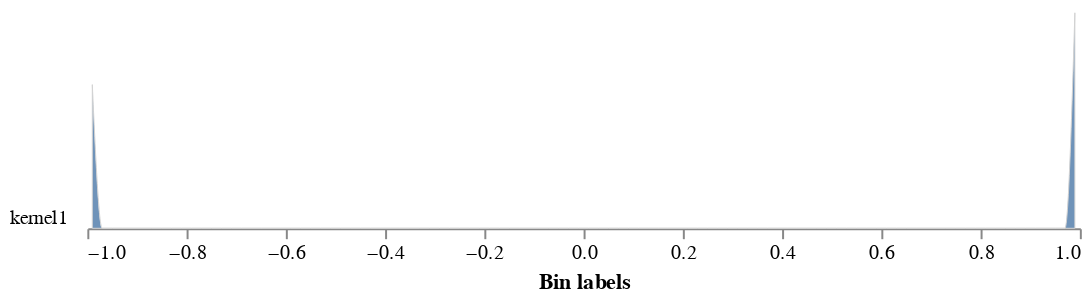

The notebook cell saved with this chart:
### Code cell
# Graph the histogram of the spectral index

ndvi_output=pcv.analyze.spectral_index(index_img=ndvi_index, labeled_mask=corn_thresh,
                           min_bin=-1, max_bin=1, label="kernel")

### Figure 1 — Vega-Lite specification as saved in the notebook (floating-point values rounded to 4 significant figures)
{"config": {"view": {"continuousWidth": 300, "continuousHeight": 300, "stroke": null}, "axis": {"grid": false}, "facet": {"columns": 1, "spacing": 0}, "title": {"anchor": "end"}}, "data": {"name": "data-3a6325b4650a56b9f0ee872fa41fb997"}, "facet": {"field": "sample", "header": {"labelAngle": 0, "labelAlign": "left", "labelOrient": "left"}, "title": null, "type": "nominal"}, "spec": {"mark": {"type": "area", "fillOpacity": 0.8, "interpolate": "monotone", "stroke": "lightgray", "strokeWidth": 0.5}, "encoding": {"x": {"field": "label", "title": "Bin labels", "type": "quantitative"}, "y": {"axis": null, "field": "value", "scale": {"range": [10, -100]}, "type": "quantitative"}}, "height": 10, "width": 500}, "bounds": "flush", "$schema": "https://vega.github.io/schema/vega-lite/v5.17.0.json", "datasets": {"data-3a6325b4650a56b9f0ee872fa41fb997": [{"sample": "kernel1", "value": 5.263, "label": -0.99}, {"sample": "kernel1", "value": 0.0, "label": -0.97}, {"sample": "kernel1", "value": 0.0, "label": -0.95}, {"sample": "kernel1", "value": 0.0, "label": -0.93}, {"sample": "kernel1", "value": 0.0, "label": -0.91}, {"sample": "kernel1", "value": 0.0, "label": -0.89}, {"sample": "kernel1", "value": 0.0, "label": -0.87}, {"sample": "kernel1", "value": 0.0, "label": -0.85}, {"sample": "kernel1", "value": 0.0, "label": -0.83}, {"sample": "kernel1", "value": 0.0, "label": -0.81}, {"sample": "kernel1", "value": 0.0, "label": -0.79}, {"sample": "kernel1", "value": 0.0, "label": -0.77}, {"sample": "kernel1", "value": 0.0, "label": -0.75}, {"sample": "kernel1", "value": 0.0, "label": -0.73}, {"sample": "kernel1", "value": 0.0, "label": -0.71}, {"sample": "kernel1", "value": 0.0, "label": -0.69}, {"sample": "kernel1", "value": 0.0, "label": -0.67}, {"sample": "kernel1", "value": 0.0, "label": -0.65}, {"sample": "kernel1", "value": 0.0, "label": -0.63}, {"sample": "kernel1", "value": 0.0, "label": -0.61}, {"sample": "kernel1", "value": 0.0, "label": -0.59}, {"sample": "kernel1", "value": 0.0, "label": -0.57}, {"sample": "kernel1", "value": 0.0, "label": -0.55}, {"sample": "kernel1", "value": 0.0, "label": -0.53}, {"sample": "kernel1", "value": 0.0, "label": -0.51}, {"sample": "kernel1", "value": 0.0, "label": -0.49}, {"sample": "kernel1", "value": 0.0, "label": -0.47}, {"sample": "kernel1", "value": 0.0, "label": -0.45}, {"sample": "kernel1", "value": 0.0, "label": -0.43}, {"sample": "kernel1", "value": 0.0, "label": -0.41}, {"sample": "kernel1", "value": 0.0, "label": -0.39}, {"sample": "kernel1", "value": 0.0, "label": -0.37}, {"sample": "kernel1", "value": 0.0, "label": -0.35}, {"sample": "kernel1", "value": 0.0, "label": -0.33}, {"sample": "kernel1", "value": 0.0, "label": -0.31}, {"sample": "kernel1", "value": 0.0, "label": -0.29}, {"sample": "kernel1", "value": 0.0, "label": -0.27}, {"sample": "kernel1", "value": 0.0, "label": -0.25}, {"sample": "kernel1", "value": 0.0, "label": -0.23}, {"sample": "kernel1", "value": 0.0, "label": -0.21}, {"sample": "kernel1", "value": 0.0, "label": -0.19}, {"sample": "kernel1", "value": 0.0, "label": -0.17}, {"sample": "kernel1", "value": 0.0, "label": -0.15}, {"sample": "kernel1", "value": 0.0, "label": -0.13}, {"sample": "kernel1", "value": 0.0, "label": -0.11}, {"sample": "kernel1", "value": 0.0, "label": -0.09}, {"sample": "kernel1", "value": 0.0, "label": -0.07}, {"sample": "kernel1", "value": 0.0, "label": -0.05}, {"sample": "kernel1", "value": 0.0, "label": -0.03}, {"sample": "kernel1", "value": 0.0, "label": -0.01}, {"sample": "kernel1", "value": 0.0, "label": 0.01}, {"sample": "kernel1", "value": 0.0, "label": 0.03}, {"sample": "kernel1", "value": 0.0, "label": 0.05}, {"sample": "kernel1", "value": 0.0, "label": 0.07}, {"sample": "kernel1", "value": 0.0, "label": 0.09}, {"sample": "kernel1", "value": 0.0, "label": 0.11}, {"sample": "kernel1", "value": 0.0, "label": 0.13}, {"sample": "kernel1", "value": 0.0, "label": 0.15}, {"sample": "kernel1", "value": 0.0, "label": 0.17}, {"sample": "kernel1", "value": 0.0, "label": 0.19}, {"sample": "kernel1", "value": 0.0, "label": 0.21}, {"sample": "kernel1", "value": 0.0, "label": 0.23}, {"sample": "kernel1", "value": 0.0, "label": 0.25}, {"sample": "kernel1", "value": 0.0, "label": 0.27}, {"sample": "kernel1", "value": 0.0, "label": 0.29}, {"sample": "kernel1", "value": 0.0, "label": 0.31}, {"sample": "kernel1", "value": 0.0, "label": 0.33}, {"sample": "kernel1", "value": 0.0, "label": 0.35}, {"sample": "kernel1", "value": 0.0, "label": 0.37}, {"sample": "kernel1", "value": 0.0, "label": 0.39}, {"sample": "kernel1", "value": 0.0, "label": 0.41}, {"sample": "kernel1", "value": 0.0, "label": 0.43}, {"sample": "kernel1", "value": 0.0, "label": 0.45}, {"sample": "kernel1", "value": 0.0, "label": 0.47}, {"sample": "kernel1", "value": 0.0, "label": 0.49}, {"sample": "kernel1", "value": 0.0, "label": 0.51}, {"sample": "kernel1", "value": 0.0, "label": 0.53}, {"sample": "kernel1", "value": 0.0, "label": 0.55}, {"sample": "kernel1", "value": 0.0, "label": 0.57}, {"sample": "kernel1", "value": 0.0, "label": 0.59}, {"sample": "kernel1", "value": 0.0, "label": 0.61}, {"sample": "kernel1", "value": 0.0, "label": 0.63}, {"sample": "kernel1", "value": 0.0, "label": 0.65}, {"sample": "kernel1", "value": 0.0, "label": 0.67}, {"sample": "kernel1", "value": 0.0, "label": 0.69}, {"sample": "kernel1", "value": 0.0, "label": 0.71}, {"sample": "kernel1", "value": 0.0, "label": 0.73}, {"sample": "kernel1", "value": 0.0, "label": 0.75}, {"sample": "kernel1", "value": 0.0, "label": 0.77}, {"sample": "kernel1", "value": 0.0, "label": 0.79}, {"sample": "kernel1", "value": 0.0, "label": 0.81}, {"sample": "kernel1", "value": 0.0, "label": 0.83}, {"sample": "kernel1", "value": 0.0, "label": 0.85}, {"sample": "kernel1", "value": 0.0, "label": 0.87}, {"sample": "kernel1", "value": 0.0, "label": 0.89}, {"sample": "kernel1", "value": 0.0, "label": 0.91}, {"sample": "kernel1", "value": 0.0, "label": 0.93}, {"sample": "kernel1", "value": 0.0, "label": 0.95}, {"sample": "kernel1", "value": 0.0, "label": 0.97}, {"sample": "kernel1", "value": 7.895, "label": 0.99}]}}
